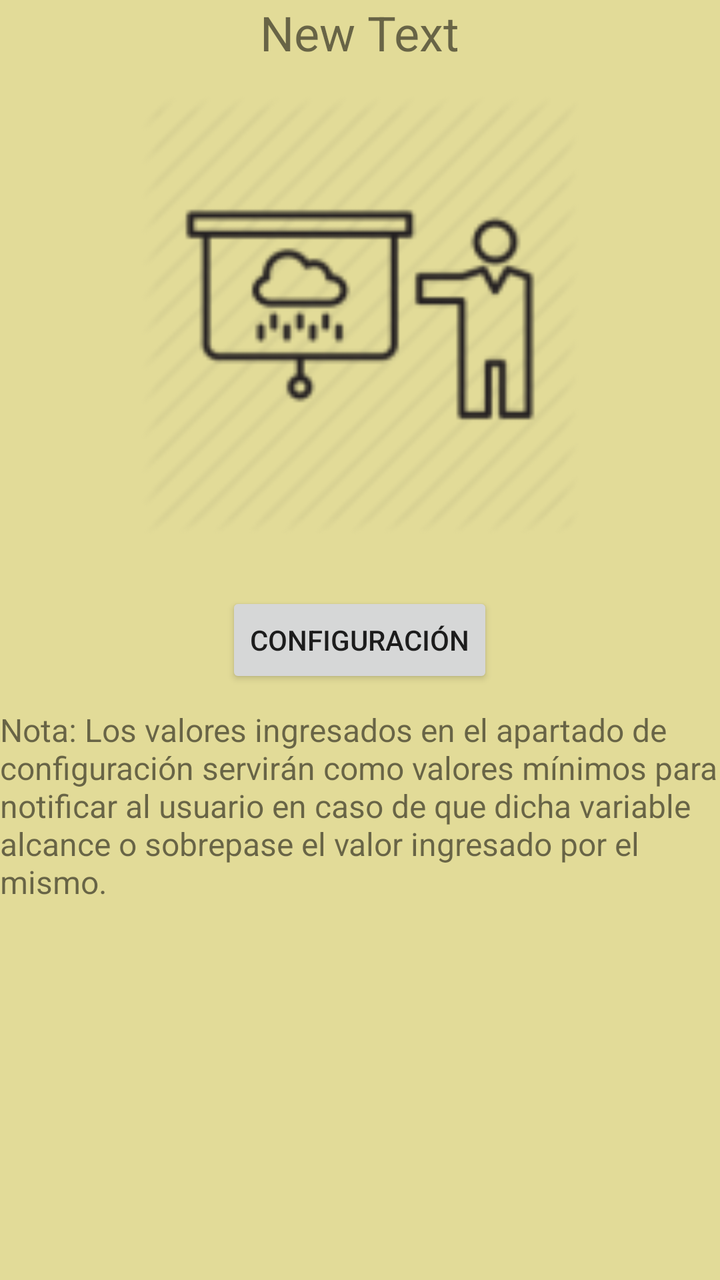
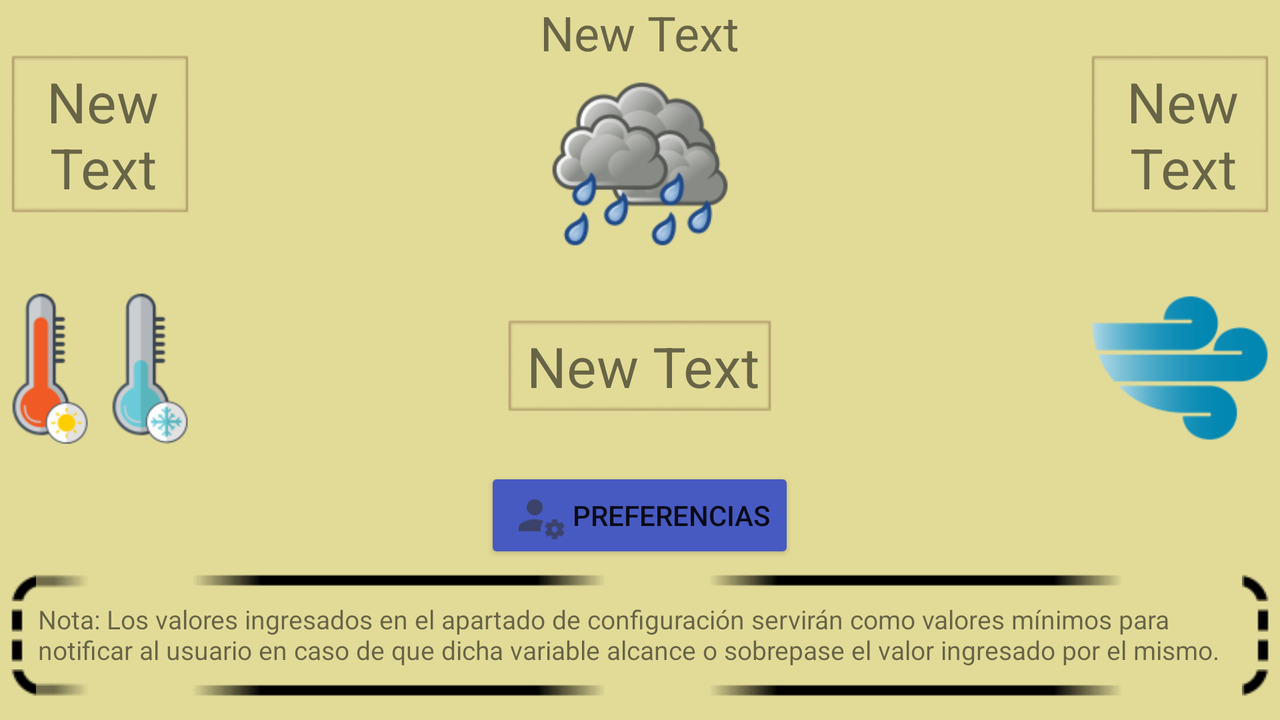

One screen, two layout resources from the same app: the default and the author's alternative for another configuration. Each is rendered where Android would select it; the XML of both is given below.
<!-- AndroidManifest.xml: application theme Prueba2 -->
<!-- res/layout/activity_preference.xml -->
<?xml version="1.0" encoding="utf-8"?>
<RelativeLayout xmlns:android="http://schemas.android.com/apk/res/android"
    android:id="@+id/rl1"
    android:layout_width="match_parent"
    android:layout_height="match_parent">

    <TextView
        android:id="@+id/tvLogin"
        android:layout_width="wrap_content"
        android:layout_height="wrap_content"
        android:layout_alignParentTop="true"
        android:layout_centerHorizontal="true"
        android:text="New Text"
        android:textSize="24sp" />

    <ImageView
        android:layout_width="250sp"
        android:layout_height="250sp"
        android:src="@mipmap/weatherman"
        android:layout_below="@id/tvLogin"
        android:layout_centerHorizontal="true"
        android:scaleType="fitXY"
        android:adjustViewBounds="true"
        />
    <Button
        android:id="@+id/btSettings"
        android:layout_width="wrap_content"
        android:layout_height="wrap_content"
        android:layout_centerInParent="true"
        android:text="Configuración"
        android:layout_marginBottom="10sp"
        />

    <TextView
        android:id="@+id/Intro"
        android:layout_width="wrap_content"
        android:layout_height="wrap_content"
        android:layout_below="@id/btSettings"
        android:text="Nota: Los valores ingresados en el apartado de configuración servirán como valores mínimos para notificar al usuario en caso de que dicha variable alcance o sobrepase el valor ingresado por el mismo."
        android:textSize="16sp" />

</RelativeLayout>
<!-- resources referenced by this layout -->
<resources>
  <!-- mipmap weatherman: png bitmap (mipmap-hdpi, 1663 bytes) -->
  <style name="Prueba2" parent="Theme.AppCompat.Light">
          <item name="android:colorBackground">@color/OtroFondo</item>
          <item name="colorAccent">@color/RojoPrueba2</item>
          <item name="colorPrimary">@color/AzulPrueba2</item>
          <item name="android:navigationBarColor">@color/AzulPrueba2</item>
          <item name="android:statusBarColor">@color/AzulPrueba2</item>
      </style>
  <color name="OtroFondo">#e2db98</color>
  <color name="RojoPrueba2">#9e0f00</color>
  <color name="AzulPrueba2">#475ac1</color>
</resources>
<!-- res/layout-land/activity_preference.xml (the author's variant of the layout above) -->
<!-- drawn on the phone turned sideways -->
<?xml version="1.0" encoding="utf-8"?>
<ScrollView
    xmlns:android="http://schemas.android.com/apk/res/android"
    android:layout_height="match_parent"
    android:layout_width="match_parent"
    android:fillViewport="true">

<RelativeLayout xmlns:android="http://schemas.android.com/apk/res/android"
    android:id="@+id/rl1"
    android:layout_width="match_parent"
    android:layout_height="match_parent">

    <TextView
        android:id="@+id/tvLogin"
        android:layout_width="wrap_content"
        android:layout_height="wrap_content"
        android:layout_alignParentTop="true"
        android:layout_centerHorizontal="true"
        android:text="New Text"
        android:textAlignment="center"
        android:textSize="24sp" />

    <ImageView
        android:id="@+id/illuvia"
        android:layout_width="100sp"
        android:layout_height="wrap_content"
        android:layout_below="@id/tvLogin"
        android:layout_centerHorizontal="true"
        android:adjustViewBounds="true"
        android:scaleType="fitXY"
        android:src="@mipmap/lluvia_trans" />

    <TextView
        android:id="@+id/tvlluvia"
        android:layout_width="wrap_content"
        android:layout_height="wrap_content"
        android:layout_below="@id/illuvia"
        android:layout_centerHorizontal="true"
        android:background="@drawable/browncanvas"
        android:text="New Text"
        android:textAlignment="center"
        android:textSize="28sp"


        />


    <RelativeLayout
        android:layout_width="wrap_content"
        android:layout_height="match_parent"
        android:gravity="start">

        <ImageView
            android:id="@+id/itemp"
            android:layout_width="100sp"
            android:layout_height="wrap_content"
            android:layout_alignParentStart="true"
            android:layout_centerVertical="true"
            android:adjustViewBounds="true"
            android:src="@mipmap/temperatura_trans"
            android:layout_below="@id/tvtemp"/>

        <TextView
            android:id="@+id/tvtemp"
            android:layout_width="100sp"
            android:layout_height="wrap_content"
            android:layout_alignParentTop="true"
            android:layout_alignParentStart="true"
            android:layout_centerInParent="true"
            android:background="@drawable/browncanvas"
            android:text="New Text"
            android:textAlignment="center"
            android:textSize="28sp"


            />

    </RelativeLayout>


    <RelativeLayout
        android:layout_width="wrap_content"
        android:layout_height="match_parent"
        android:gravity="end">

        <ImageView
            android:id="@+id/iviento"
            android:layout_width="100sp"
            android:layout_height="wrap_content"
            android:layout_alignParentEnd="true"
            android:layout_centerVertical="true"
            android:adjustViewBounds="true"
            android:src="@mipmap/viento_trans"
            android:layout_below="@id/tvviento"
        />

        <TextView
            android:id="@+id/tvviento"
            android:layout_width="100sp"
            android:layout_height="wrap_content"
            android:layout_alignParentEnd="true"
            android:layout_alignParentTop="true"
            android:layout_centerInParent="true"
            android:background="@drawable/browncanvas"
            android:text="New Text"
            android:textAlignment="center"
            android:textSize="28sp"


            />


    </RelativeLayout>


    


    <Button
        android:id="@+id/btSettings"
        android:layout_width="wrap_content"
        android:layout_height="wrap_content"
        android:layout_below="@id/tvlluvia"
        android:layout_centerHorizontal="true"
        android:backgroundTint="@color/AzulPrueba2"
        android:drawableLeft="@drawable/pref"
        android:paddingBottom="2sp"
        android:paddingTop="2sp"
        android:text="PREFERENCIAS" />

    <TextView
        android:id="@+id/Intro"
        android:layout_width="wrap_content"
        android:layout_height="wrap_content"
        android:layout_alignParentEnd="true"
        android:layout_below="@id/btSettings"
        android:layout_centerHorizontal="true"
        android:background="@drawable/textbox2"
        android:text="Nota: Los valores ingresados en el apartado de configuración servirán como valores mínimos para notificar al usuario en caso de que dicha variable alcance o sobrepase el valor ingresado por el mismo."
        android:textSize="13sp"


        />


</RelativeLayout>

</ScrollView>
<!-- resources referenced by the variant -->
<!-- as the phone turned sideways resolves them -->
<resources>
  <color name="AzulPrueba2">#475ac1</color>
  <!-- drawable browncanvas: png bitmap (drawable, 1074 bytes) -->
  <!-- drawable pref: png bitmap (drawable-hdpi, 641 bytes) -->
  <!-- drawable textbox2: png bitmap (drawable, 514 bytes) -->
  <!-- mipmap lluvia_trans: png bitmap (mipmap-hdpi, 5322 bytes) -->
  <!-- mipmap temperatura_trans: png bitmap (mipmap-hdpi, 3132 bytes) -->
  <!-- mipmap viento_trans: png bitmap (mipmap-hdpi, 2237 bytes) -->
  <style name="Prueba2" parent="Theme.AppCompat.Light">
          <item name="android:colorBackground">@color/OtroFondo</item>
          <item name="colorAccent">@color/RojoPrueba2</item>
          <item name="colorPrimary">@color/AzulPrueba2</item>
          <item name="android:navigationBarColor">@color/AzulPrueba2</item>
          <item name="android:statusBarColor">@color/AzulPrueba2</item>
      </style>
  <color name="OtroFondo">#e2db98</color>
  <color name="RojoPrueba2">#9e0f00</color>
</resources>
